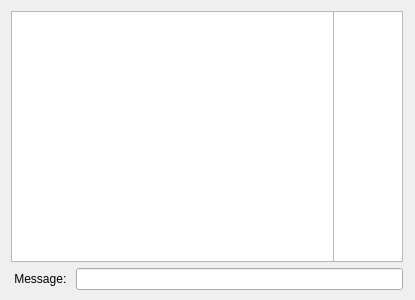
<?xml version="1.0" encoding="UTF-8"?>
<ui version="4.0">
 <class>ChatDialog</class>
 <widget class="QDialog" name="ChatDialog">
  <property name="geometry">
   <rect>
    <x>0</x>
    <y>0</y>
    <width>415</width>
    <height>300</height>
   </rect>
  </property>
  <property name="windowTitle">
   <string>ChatDialog</string>
  </property>
  <widget class="QWidget" name="gridLayoutWidget">
   <property name="geometry">
    <rect>
     <x>0</x>
     <y>0</y>
     <width>414</width>
     <height>301</height>
    </rect>
   </property>
   <layout class="QGridLayout" name="gridLayout">
    <item row="1" column="0">
     <layout class="QHBoxLayout" name="horizontalLayout">
      <item>
       <widget class="QLabel" name="label">
        <property name="text">
         <string> Message: </string>
        </property>
       </widget>
      </item>
      <item>
       <widget class="QLineEdit" name="lineEdit"/>
      </item>
     </layout>
    </item>
    <item row="0" column="0">
     <layout class="QHBoxLayout" name="horizontalLayout_2">
      <item>
       <widget class="QTextEdit" name="textEdit">
        <property name="minimumSize">
         <size>
          <width>330</width>
          <height>0</height>
         </size>
        </property>
       </widget>
      </item>
      <item>
       <widget class="QListWidget" name="listWidget"/>
      </item>
     </layout>
    </item>
   </layout>
  </widget>
 </widget>
 <layoutdefault spacing="6" margin="11"/>
 <resources/>
 <connections/>
</ui>
